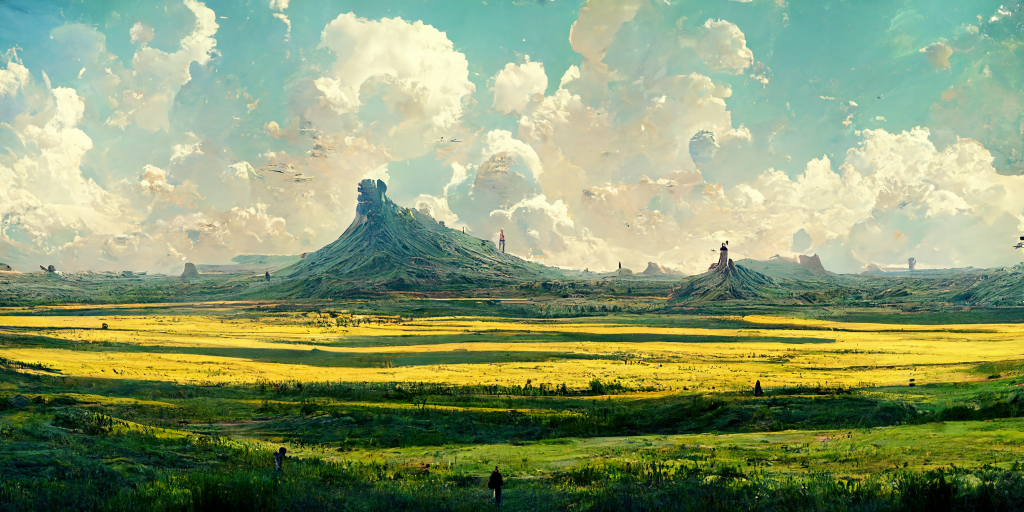
#> input picture OpenCV/OpenCV Study/data/land.png, 2048 x 1024 px (shown at 1/2 size)
$ python color_spaces.py
#> lines starting #> are read from the running program, lines starting #| are printed output that depends on the picture
import os
import cv2

img_path = os.path.join(".", "data", "land.png")
img = cv2.imread(img_path)
#> img is the input picture: shape (1024, 2048, 3); mean B, G, R 111.7, 154.5, 139.3
img = cv2.resize(img, (400, 500))
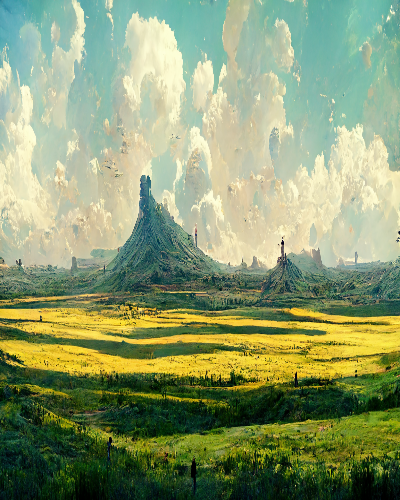
#> img: shape (500, 400, 3); mean B, G, R 111.6, 154.4, 139.2

img_rgb = cv2.cvtColor(img, cv2.COLOR_BGR2RGB)
img_gray = cv2.cvtColor(img, cv2.COLOR_BGR2GRAY)
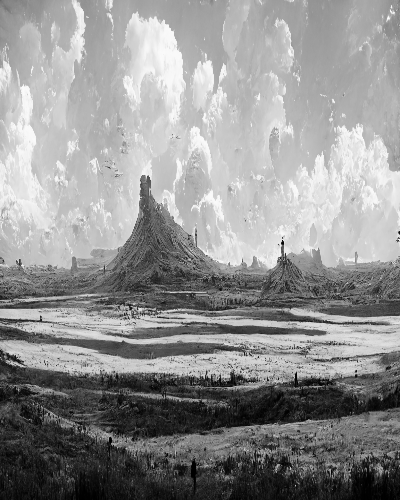
#> img_gray: shape (500, 400); min 0, max 251, mean 145
img_hsv = cv2.cvtColor(img, cv2.COLOR_BGR2HSV)
#> img_hsv: shape (500, 400, 3); mean H, S, V 49.3, 109.6, 159.4

cv2.imshow("frame_bgr", img)
cv2.imshow("frame_rgb", img_rgb)
cv2.imshow("frame_gray", img_gray)
cv2.imshow("frame_hsv", img_hsv)
cv2.waitKey(0)

$ run again, with OpenCV/OpenCV Study/data/bird.jpg saved as OpenCV/OpenCV Study/data/land.png
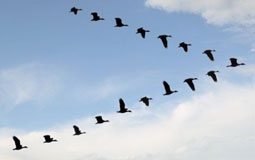
#> input picture OpenCV/OpenCV Study/data/bird.jpg, 255 x 160 px
#> img is the input picture: shape (160, 255, 3); mean B, G, R 211.5, 190.6, 173
#> `img = cv2.resize(img, (400, 500))`:
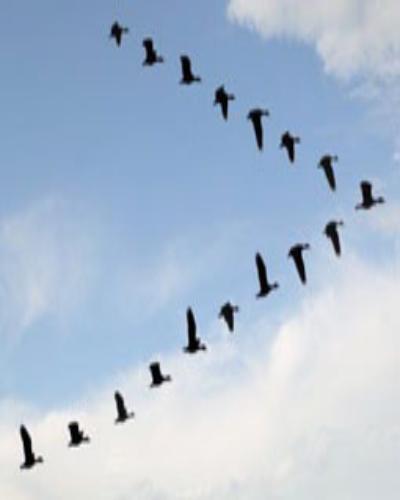
#> img: shape (500, 400, 3); mean B, G, R 211.4, 190.5, 172.9
#> `img_gray = cv2.cvtColor(img, cv2.COLOR_BGR2GRAY)`:
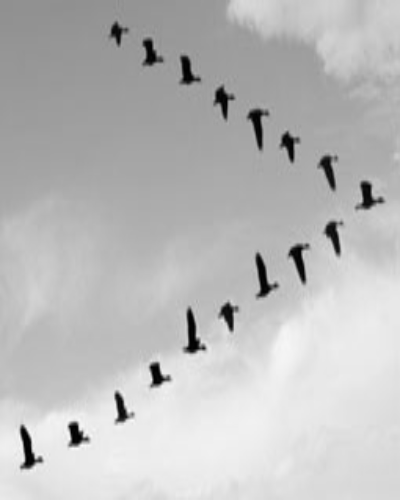
#> img_gray: shape (500, 400); min 0, max 252, mean 187.7
#> img_hsv: shape (500, 400, 3); mean H, S, V 93.5, 50.7, 212.2

$ run again, with OpenCV/OpenCV Study/data/dog.jpg saved as OpenCV/OpenCV Study/data/land.png
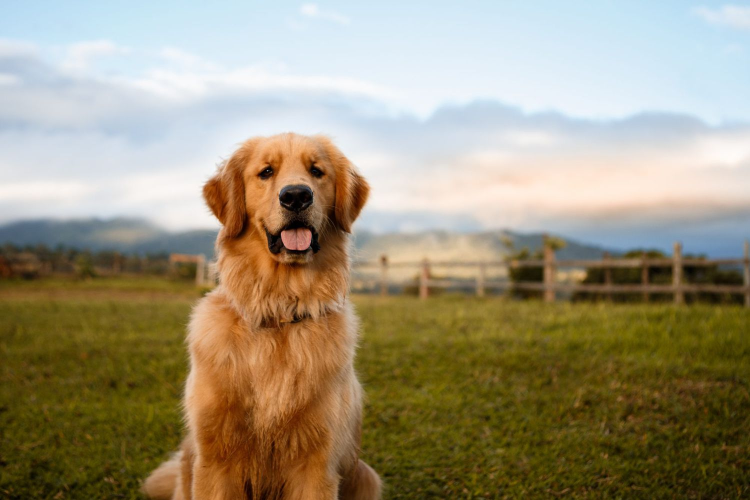
#> input picture OpenCV/OpenCV Study/data/dog.jpg, 1500 x 1000 px (shown at 1/2 size)
#> img is the input picture: shape (1000, 1500, 3); mean B, G, R 121.6, 147.1, 157.3
#> `img = cv2.resize(img, (400, 500))`:
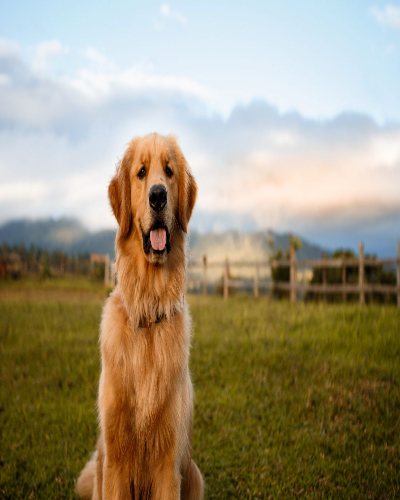
#> img: shape (500, 400, 3); mean B, G, R 121.6, 147.1, 157.4
#> `img_gray = cv2.cvtColor(img, cv2.COLOR_BGR2GRAY)`:
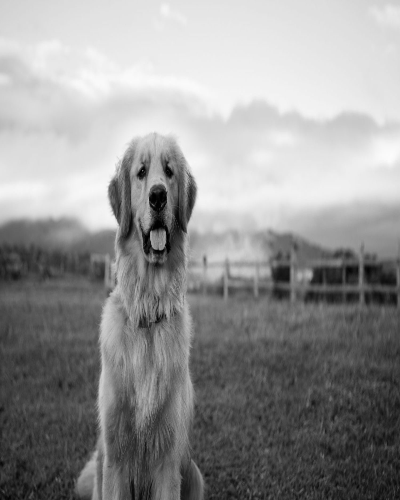
#> img_gray: shape (500, 400); min 0, max 252, mean 147.3
#> img_hsv: shape (500, 400, 3); mean H, S, V 49.8, 118.9, 166.9
